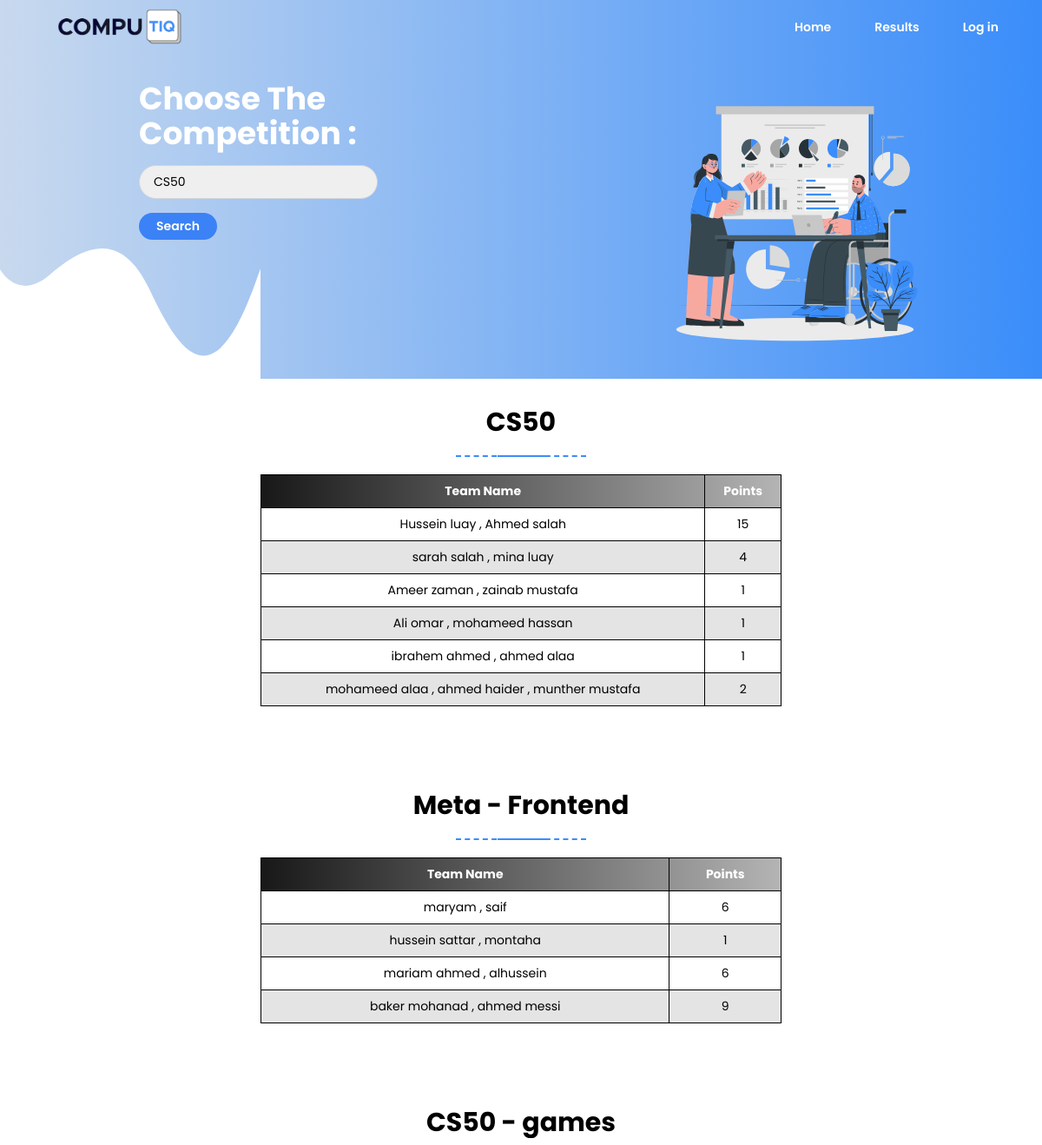
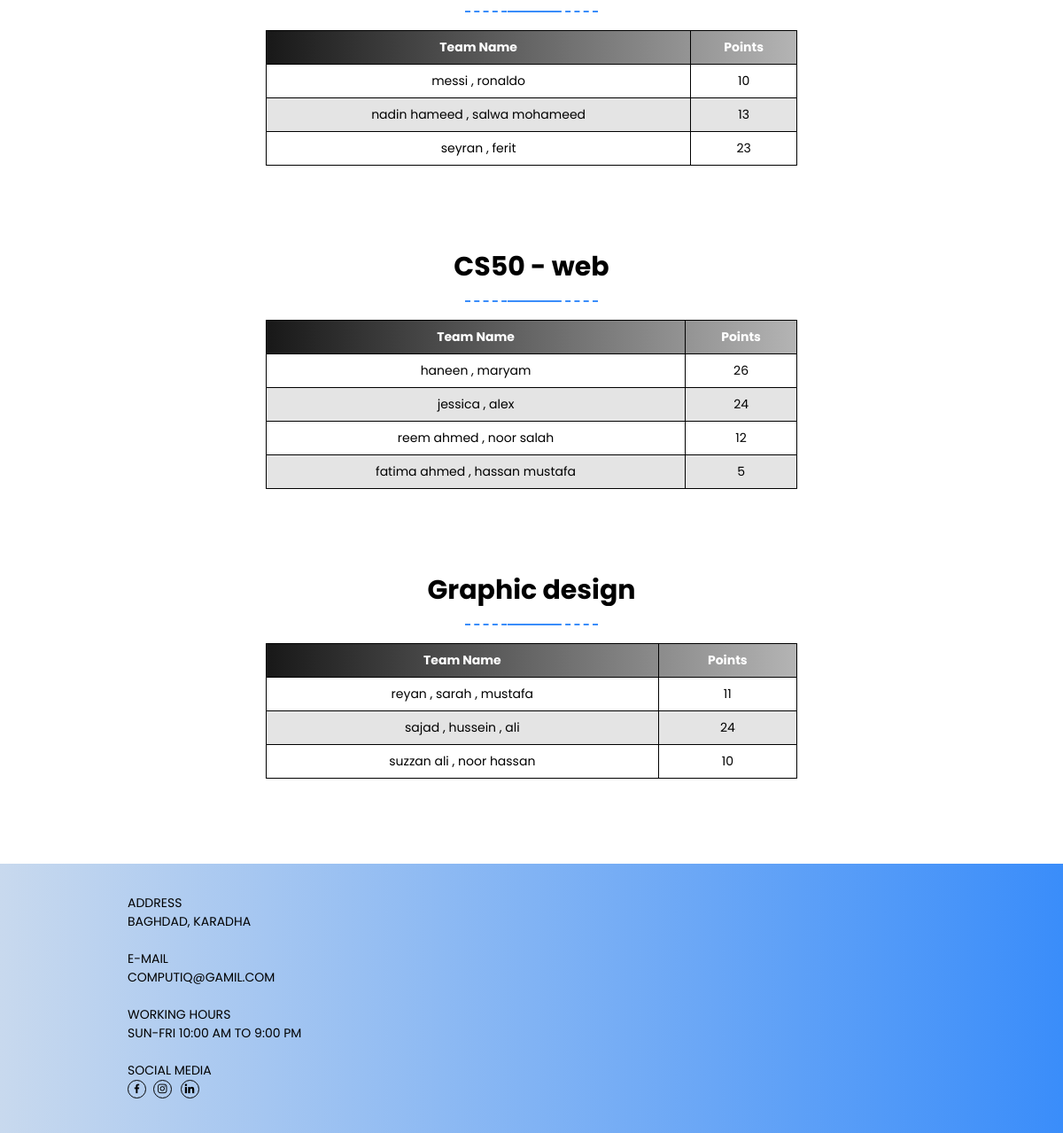
The page /result on the database its author committed (2 pictures, top to bottom).
### competition/models.py (models this page shows, shortened)
class Competition(models.Model):
    name = models.CharField(max_length=100)
    image = models.CharField(max_length=500)

class Team(models.Model):
    name = models.CharField(max_length=100)
    image = models.CharField(max_length=500)
    competition = models.ForeignKey(Competition, on_delete=models.CASCADE)

### competition/views.py (the view)
# urls.py: path('result' , views.result , name="result")
def result(request):
    competitions = Competition.objects.all()
    results = []
    for competition in competitions:
        teams = Team.objects.filter(competition=competition)
        team_results = []
        for team in teams:
            points = Vote.objects.filter(team=team).aggregate(Sum('points'))['points__sum'] or 0
            team_results.append({'team': team, 'points': points})
        results.append({'competition': competition, 'team_results': team_results})
    return render(request, 'results.html', {'results': results})

### competition/templates/results.html (shortened to what this page needs)
{% extends "layout.html" %}
{% load static %}
{% block head %}
<link href="{% static 'results.css' %}" rel="stylesheet">
{% endblock %}
{% block body %}
<div class="first-section flex md:flex-row justify-between items-center relative">
    <div class="w-5/12 md:mx-40 mb-40 ml-10">
        <h1 class="lg:text-4xl md:text-2xl text-xs font-bold text-white pt-8 pb-4 overflow-visible">Choose The Competition :</h1>
        <form id="searchForm" class="">
            <select id="competitionSelector" name="competition"  class="appearance-none border border-gray-300 rounded-full py-2 pl-4 pr-8 overflow-visible md:pr-24 lg:pr-36  focus:outline-none focus:ring focus:border-blue-300">
              {% for result in results %}
              <option value="{{ result.competition.name }}">{{ result.competition.name }}</option>
              {% endfor %}
            </select><br>
            <button type="submit" class="search-btn mt-4 rounded-full font-semibold bg-blue-500">Search</button>
          </form>
    </div>
    <div class="w-4/12 md:mt-7 lg:mb-5 md:mr-24 mr-0 mt-4 mb-36 result-photo">
        <img src="{% static 'images/result.svg' %}"  alt="result" class="w-11/12">
    </div>
    <span class="svg-wave absolute bottom-0 left-0"> <img  src="{%  static 'images/wave.svg' %}"> </span>
</div>
{% for result in results %}
<div class="flex justify-between items-center flex-col my-8">
    <p class="text-3xl font-bold text-black overflow-hidden" id="{{ result.competition.name }}">{{ result.competition.name }}</p>
    <span class="line overflow-visible"></span>
    <table class="centered-table mb-16">
        <tr class="thead">
            <th class="text-white">Team Name</th>
            <th class="text-white">Points</th>
        </tr>
        {% for team_result in result.team_results %}
        <tr>
            <td>{{ team_result.team.name }}</td>
            <td>{{ team_result.points }}</td>
        </tr>
        {% endfor %}
    </table>
</div>
{% endfor %}
{% endblock %}

### competition/templates/layout.html (shortened to what this page needs)
{% load static %}
<!DOCTYPE html>
<html lang="en">
<head>
    <script src="https://cdn.tailwindcss.com"></script>
    <link href='https://unpkg.com/boxicons@2.1.4/css/boxicons.min.css' rel='stylesheet'>
    {% block head %}
    {% endblock %}
</head>
<body >
    <div class="navbar">
        <a class="flex lg:flex-row items-center ml-36 ml-0" href="{% url 'index' %}">
            <img src="{% static 'images/logo.png' %}" alt="logo" class="sm:w-40 h-auto pl-4 logo">
        </a>
        <div class="mr-64">
            <ul class="flex lg:flex-row flex-col">
                <li class="nav-item"> <a class="nav-link" href="{% url 'index' %}" data-scroll-nav="0">Home</a> </li>
                <li class="nav-item"> <a class="nav-link" href="{% url 'result' %}" data-scroll-nav="1">Results</a> </li>
                {% if user.is_authenticated %}
                <li class="nav-item"> <a class="nav-link" href="{% url 'logout' %}" data-scroll-nav="2">Log out</a> </li>
                {% else %}
                <li class="nav-item"> <a class="nav-link" href="{% url 'login' %}" data-scroll-nav="3">Log in</a> </li>
                {% endif %}
            </ul>
        </div>
    </div>
  {% block body %}
  {% endblock %}
  <footer class="flex lg:flex-row flex-col lg:justify-between justify-center items-center">
        <div class="py-4 lg:pl-36">
            <p>ADDRESS</p>
            <P>BAGHDAD, KARADHA</P><br>
            <P>E-MAIL</P>
            <P>COMPUTIQ@GAMIL.COM</P><br>
            <P>WORKING HOURS</P>
            <P>SUN-FRI 10:00 AM TO 9:00 PM</P><br>
            <P class="">SOCIAL MEDIA</P>
            <span>
                <a href="https://www.facebook.com/Computiq/" target="_blank"><i class='bx bxl-facebook    hover:bg-black hover:text-white icon'></i></a>
                <a href="https://www.instagram.com/computiq" target="_blank"><i class='bx bxl-instagram    mx-1  hover:bg-black hover:text-white icon' ></i></a>
                <a href="https://www.linkedin.com/company/computiq" target="_blank"><i class='bx bxl-linkedin    mx-0.5  hover:bg-black hover:text-white icon' ></i></a>
            </span>
        </div>
        <div class="py-8 lg:pr-36">
            <iframe src="https://www.google.com/maps/embed?pb=!1m18!1m12!1m3!1d3334.1800914036867!2d44.42018707559235!3d33.314106973443785!2m3!1f0!2f0!3f0!3m2!1i1024!2i768!4f13.1!3m3!1m2!1s0x155781b86529e38b%3A0x8c933a2bac9a334!2sComputiq!5e0!3m2!1sen!2siq!4v1694896798316!5m2!1sen!2siq"
             class="h-60 w-96 rounded-lg" allowfullscreen="" loading="lazy"></iframe>
        </div>
  </footer>
</body>
</html>

### competition/static/results.css (style rules this page uses)
.first-section { background: linear-gradient(to left, #3a8dfa, #c8d9ee); }
.search-btn { padding-right: 20px; padding-left: 20px; padding-top: 5px; padding-bottom: 5px; border-radius: 6px; color: white; }
.line { height: 2px; width: 55px; background: #3a8dfa; display: block; margin: 20px auto 20px; position: relative; }
.line::after { content:""; position: absolute; left: 50%; width: 150px; height: 2px; border-bottom: 2px dashed #3a8dfa; margin-left: -75px; }
.centered-table { width: 50%; text-align: center; }
.centered-table th, .centered-table td { padding: 8px 10px; border: 1px solid #000; }
.centered-table .thead { background: linear-gradient(to right , #181818 , #b4b4b4) ; }
.centered-table tr:nth-child(odd) { background-color: #e4e4e4; }

### competition/templates/layout.html (style rules this page uses)
* { padding: 0 ; margin: 0 ; box-sizing: border-box; overflow-x: hidden; }
body { font-family: 'Poppins', sans-serif; font-size: 14px; width:100%; min-height: 100vh; }
.navbar { display: flex; justify-content: space-between; align-items: center; background: linear-gradient(to left, #3a8dfa, #c8d9ee); color: white; width: 100% !important; padding-top: 10px; padding-bottom: 10px; }
.navbar a { text-decoration: none; color: inherit; transition: color 0.3s; }
.nav-item { font-weight: 600; margin-left: 12px; margin-right: 12px; }
footer { background: linear-gradient(to left, #3a8dfa, #c8d9ee); }
.icon { border: 1px solid black; border-radius: 9999px; padding-left: 2.5px; padding-right: 2.5px; padding-top: 2.5px; padding-bottom: 2.5px; font-size: 14px; }
@media only screen and (max-width: 1300px) { .navbar a { margin-left: 50px; } }
@media only screen and (max-width: 1300px) { .navbar div { margin-right: 50px; } }
@media only screen and (max-width: 1300px) { .nav-item { margin-left: 0px; margin-right: 0px; } }
@media only screen and (max-width: 1300px) { .logo { width: 150px; } }

### rows shown on the page
Competition: competition.name "CS50"
Team: team.name "Hussein luay , Ahmed salah", points "15"
Team: team.name "sarah salah , mina luay", points "4"
Team: team.name "Ameer zaman , zainab mustafa", points "1"
Team: team.name "Ali omar , mohameed hassan", points "1"
Team: team.name "ibrahem ahmed , ahmed alaa", points "1"
Team: team.name "mohameed alaa , ahmed haider , munther mustafa", points "2"
Competition: competition.name "Meta - Frontend"
Team: team.name "maryam , saif", points "6"
Team: team.name "hussein sattar , montaha", points "1"
Team: team.name "mariam ahmed , alhussein", points "6"
Team: team.name "baker mohanad , ahmed messi", points "9"
Competition: competition.name "CS50 - games"
Team: team.name "messi , ronaldo", points "10"
Team: team.name "nadin hameed , salwa mohameed", points "13"
Team: team.name "seyran , ferit", points "23"
Competition: competition.name "CS50 - web"
Team: team.name "haneen , maryam", points "26"
Team: team.name "jessica , alex", points "24"
Team: team.name "reem ahmed , noor salah", points "12"
Team: team.name "fatima ahmed , hassan mustafa", points "5"
Competition: competition.name "Graphic design"
Team: team.name "reyan , sarah , mustafa", points "11"
Team: team.name "sajad , hussein , ali", points "24"
Team: team.name "suzzan ali , noor hassan", points "10"

### other values the page prints
form field competition "CS50"
